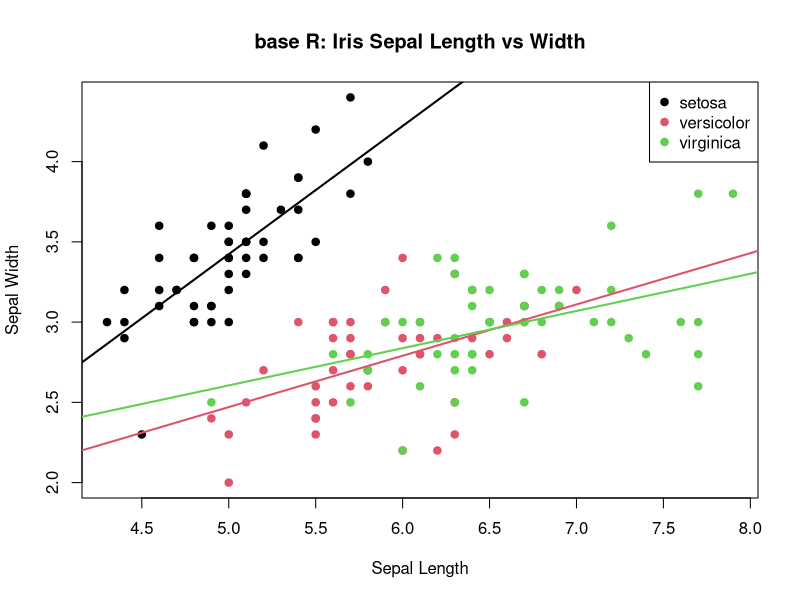
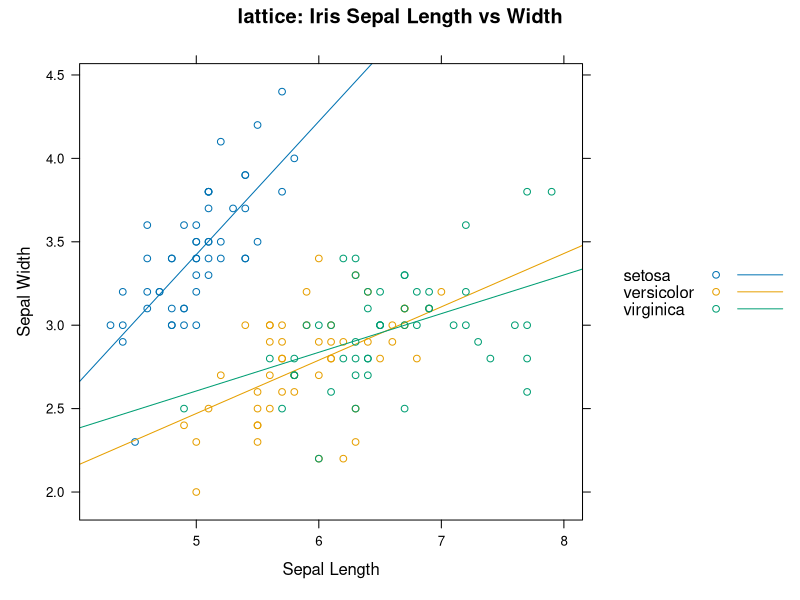
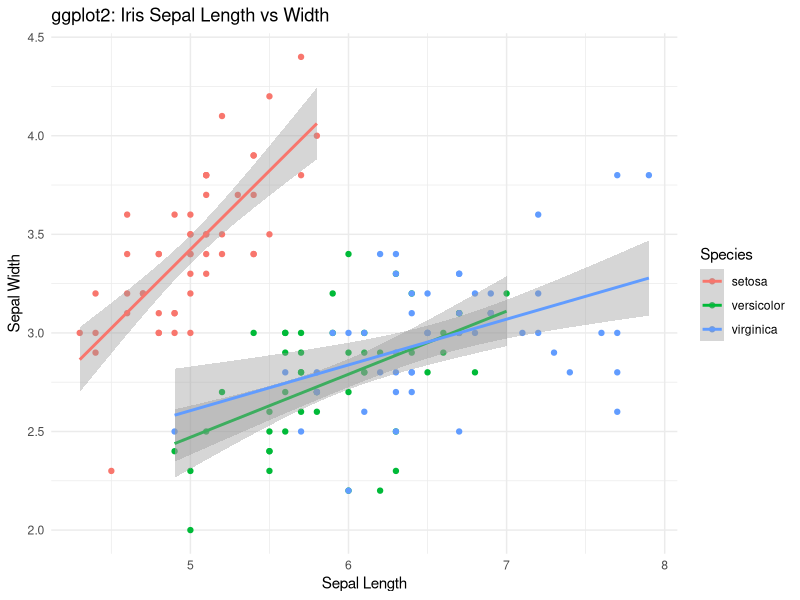
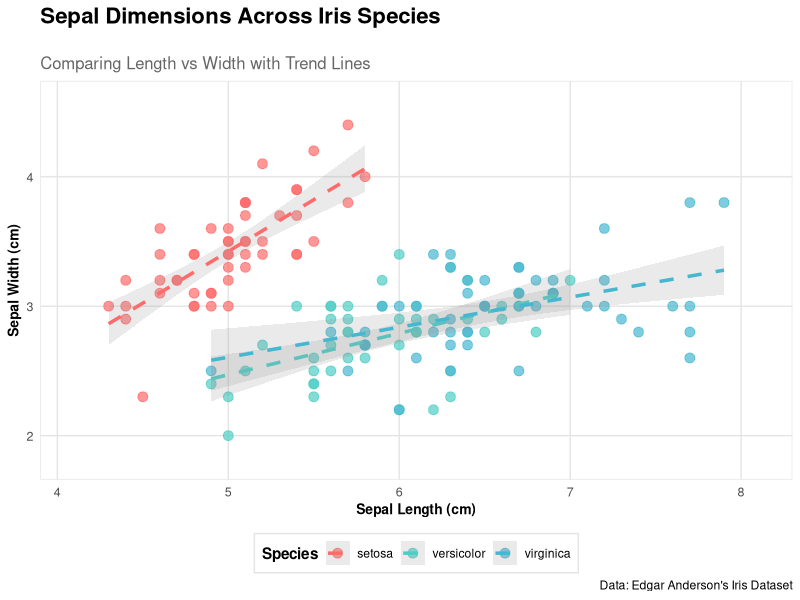
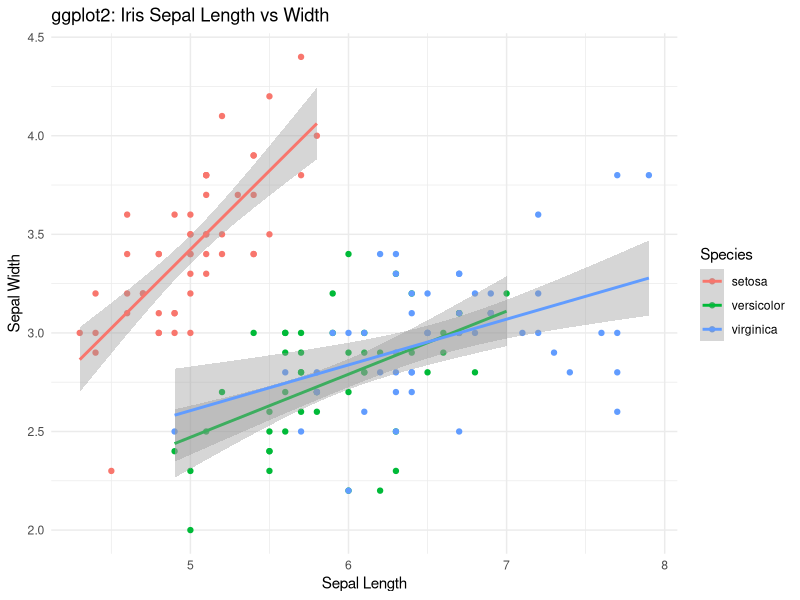
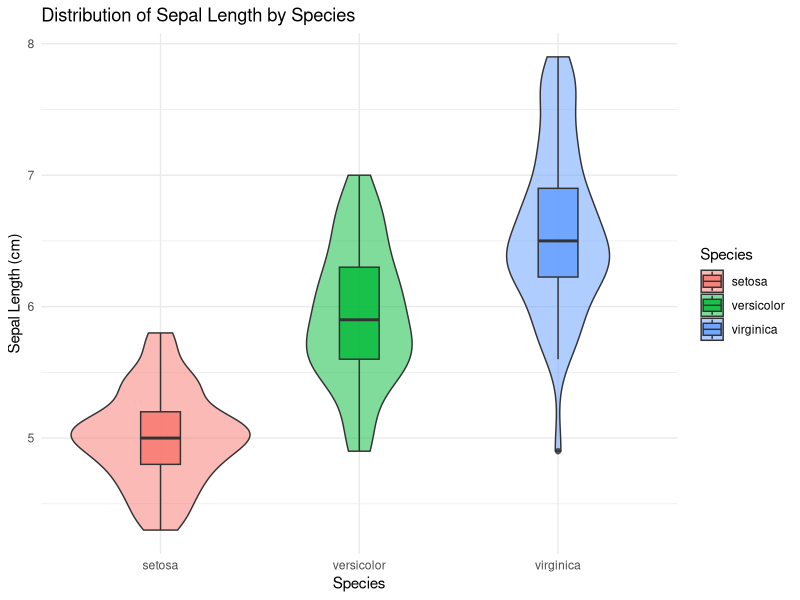
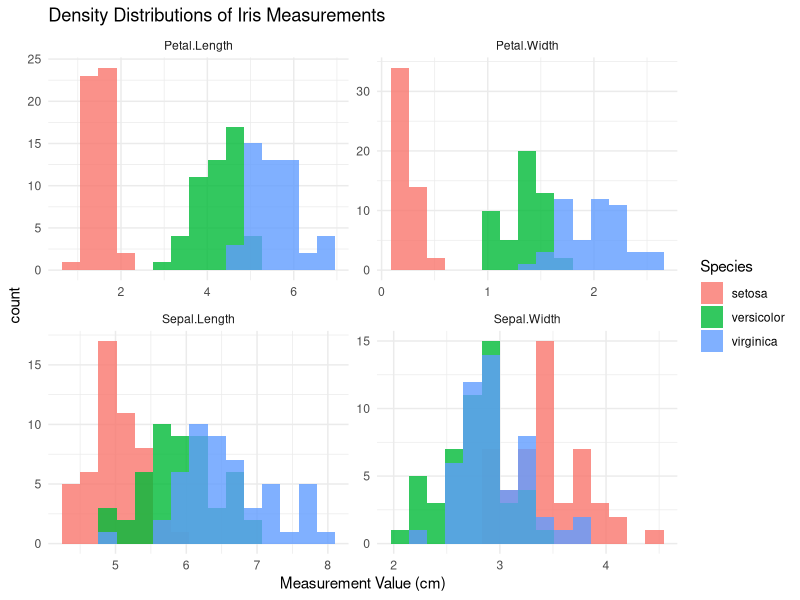
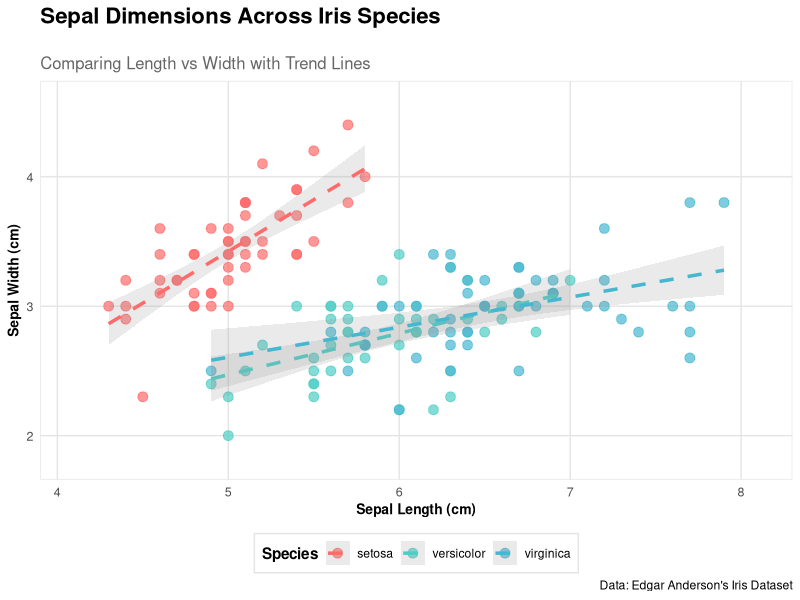

Write R code to recreate these figures, in order.
## ---- chunk 1
#| label: setup

library(tidyverse)
library(lattice)
## ---- chunk 2
#| label: iris-plot-base

# First create the scatter plot
plot(iris$Sepal.Length, iris$Sepal.Width,
     main = "base R: Iris Sepal Length vs Width",
     xlab = "Sepal Length",
     ylab = "Sepal Width",
     col = as.numeric(iris$Species),
     pch = 19)

# Add regression lines for each species
species_levels <- levels(iris$Species)
colors <- 1:3

for(i in 1:3) {
    subset_data <- iris[iris$Species == species_levels[i], ]
    reg <- lm(Sepal.Width ~ Sepal.Length, data = subset_data)
    abline(reg, col = colors[i], lwd = 2)
}

# Add legend
legend("topright", 
       legend = levels(iris$Species), 
       col = colors, 
       pch = 19)

## ---- chunk 3
#| label: iris-plot-lattice


# Lattice plot
# uses one function with many arguments
xyplot(Sepal.Width ~ Sepal.Length, 
       data = iris,
       groups = Species,
       auto.key = TRUE,
       type = c("p", "r"),
       main = "lattice: Iris Sepal Length vs Width",
       xlab = "Sepal Length",
       ylab = "Sepal Width")

## ---- chunk 4
#| label: iris-plot-ggplot

# ggplot plot
# begins with a ggplot() function
# then adds layers to customize

ggplot(iris, aes(x = Sepal.Length, y = Sepal.Width, color = Species)) +
  geom_point() +
  geom_smooth(method = "lm", se = TRUE) +
  labs(title = "ggplot2: Iris Sepal Length vs Width",
       x = "Sepal Length",
       y = "Sepal Width") +
  theme_minimal()

## ---- chunk 5
#| label: iris-plot-ggplot-custom

ggplot(iris, aes(x = Sepal.Length, y = Sepal.Width, color = Species)) +
  # Add points with custom appearance
  geom_point(size = 3, alpha = 0.7) +
  # Add regression lines with custom appearance
  geom_smooth(method = "lm", se = TRUE, alpha = 0.2, 
             linewidth = 1.2, linetype = "dashed") +
  # Customize colors using a custom palette
  scale_color_manual(values = c("#FF6B6B", "#4ECDC4", "#45B7D1")) +
  # Add labels with custom formatting
  labs(title = "Sepal Dimensions Across Iris Species",
       subtitle = "Comparing Length vs Width with Trend Lines",
       x = "Sepal Length (cm)",
       y = "Sepal Width (cm)",
       caption = "Data: Edgar Anderson's Iris Dataset") +
  # Customize theme elements: title, axis, legend, panel, borders
  theme_minimal() +
  theme(
plot.title = element_text(size = 16, face = "bold", margin = margin(b = 20)),
    plot.subtitle = element_text(size = 12, color = "grey40"),
axis.title = element_text(size = 10, face = "bold"),
    axis.text = element_text(size = 9),
legend.position = "bottom",
    legend.title = element_text(face = "bold"),
    legend.background = element_rect(fill = "white", color = "grey90"),
panel.grid.major = element_line(color = "grey90"),
    panel.grid.minor = element_blank(),
plot.background = element_rect(fill = "white", color = NA),
    panel.border = element_rect(color = "grey90", fill = NA)
  ) +
  # Set specific axis limits
  coord_cartesian(
    xlim = c(min(iris$Sepal.Length) - 0.2, max(iris$Sepal.Length) + 0.2),
    ylim = c(min(iris$Sepal.Width) - 0.2, max(iris$Sepal.Width) + 0.2)
  )

## ---- chunk 6
#| label: iris-plot-ggplot-flexible-scatter

ggplot(iris, aes(x = Sepal.Length, y = Sepal.Width, color = Species)) +
  geom_point() + # scatter plot
  geom_smooth(method = "lm", se = TRUE) + # regression line
  labs(title = "ggplot2: Iris Sepal Length vs Width",
       x = "Sepal Length",
       y = "Sepal Width") +
  theme_minimal()

## ---- chunk 7
#| label: iris-plot-ggplot-flexible-violin-box

ggplot(iris, aes(x=Species, y=Sepal.Length, fill=Species)) +
  geom_violin(alpha=0.5) + # violin plots
  geom_boxplot(width=0.2, alpha=0.8) + # boxplots
  theme_minimal() +
  labs(title="Distribution of Sepal Length by Species",
       y="Sepal Length (cm)")


## ---- chunk 8
#| label: iris-plot-ggplot-flexible-facets-hist

pivot_longer(iris, cols=c(Sepal.Length, Sepal.Width, Petal.Length, Petal.Width),
	names_to="Measurement",
	values_to="Value") %>% 
ggplot(aes(x=Value, fill=Species)) +
  geom_histogram(alpha=0.8, bins = 15, # histogram
	position = "identity") +
  facet_wrap(~Measurement, scales="free") + # subplots
  theme_minimal() +
  labs(title="Density Distributions of Iris Measurements",
       x="Measurement Value (cm)")

## ---- chunk 9
#| label: iris-name-elements


ggplot(iris, aes(x = Sepal.Length, y = Sepal.Width, color = Species)) +
  # Add points with custom appearance
  geom_point(size = 3, alpha = 0.7) +
  # Add regression lines with custom appearance
  geom_smooth(method = "lm", se = TRUE, alpha = 0.2, 
             linewidth = 1.2, linetype = "dashed") +
  # Customize colors using a custom palette
  scale_color_manual(values = c("#FF6B6B", "#4ECDC4", "#45B7D1")) +
  # Add labels with custom formatting
  labs(title = "Sepal Dimensions Across Iris Species",
       subtitle = "Comparing Length vs Width with Trend Lines",
       x = "Sepal Length (cm)",
       y = "Sepal Width (cm)",
       caption = "Data: Edgar Anderson's Iris Dataset") +
  # Customize theme elements: title, axis, legend, panel, borders
  theme_minimal() +
  theme(
plot.title = element_text(size = 16, face = "bold", margin = margin(b = 20)),
    plot.subtitle = element_text(size = 12, color = "grey40"),
axis.title = element_text(size = 10, face = "bold"),
    axis.text = element_text(size = 9),
legend.position = "bottom",
    legend.title = element_text(face = "bold"),
    legend.background = element_rect(fill = "white", color = "grey90"),
panel.grid.major = element_line(color = "grey90"),
    panel.grid.minor = element_blank(),
plot.background = element_rect(fill = "white", color = NA),
    panel.border = element_rect(color = "grey90", fill = NA)
  ) +
  # Set specific axis limits
  coord_cartesian(
    xlim = c(min(iris$Sepal.Length) - 0.2, max(iris$Sepal.Length) + 0.2),
    ylim = c(min(iris$Sepal.Width) - 0.2, max(iris$Sepal.Width) + 0.2)
  )

## ---- chunk 10
#| label: iris-layers-all

ggplot(data = iris,                 # Data layer
       aes(x = Sepal.Length,        # Aesthetics
           y = Sepal.Width,
           color = Species)) +
  geom_point() +                    # Geometries
  stat_smooth(method = "lm") +      # Statistics
  scale_color_viridis_d() +         # Scale
  coord_cartesian(xlim = c(4, 8)) + # Coordinates
  facet_wrap(~Species) +            # Facets
  theme_minimal()                   # Theme 
## ---- chunk 11
#| label: iris-layers-alt1

ggplot(data = iris,                 # Data layer
       aes(x = Sepal.Length,        # Aesthetics
           y = Sepal.Width,
           color = Species)) +
  geom_point() +                    # Geometries
  #stat_smooth(method = "lm") +      # Statistics
  scale_color_viridis_d() +         # Scale
  coord_cartesian(xlim = c(4, 8)) + # Coordinates
  #facet_wrap(~Species) +            # Facets
  theme_minimal()                   # Theme 
## ---- chunk 12
#| label: iris-layers-alt2

ggplot(data = iris,                 # Data layer
       aes(x = Sepal.Length,        # Aesthetics
           y = Sepal.Width,
           color = Species)) +
  geom_point() +                    # Geometries
  stat_smooth(method = "lm") +      # Statistics
  #scale_color_viridis_d() +         # Scale
  #coord_cartesian(xlim = c(4, 8)) + # Coordinates
  facet_wrap(~Species) #+            # Facets
  #theme_minimal()                   # Theme 
